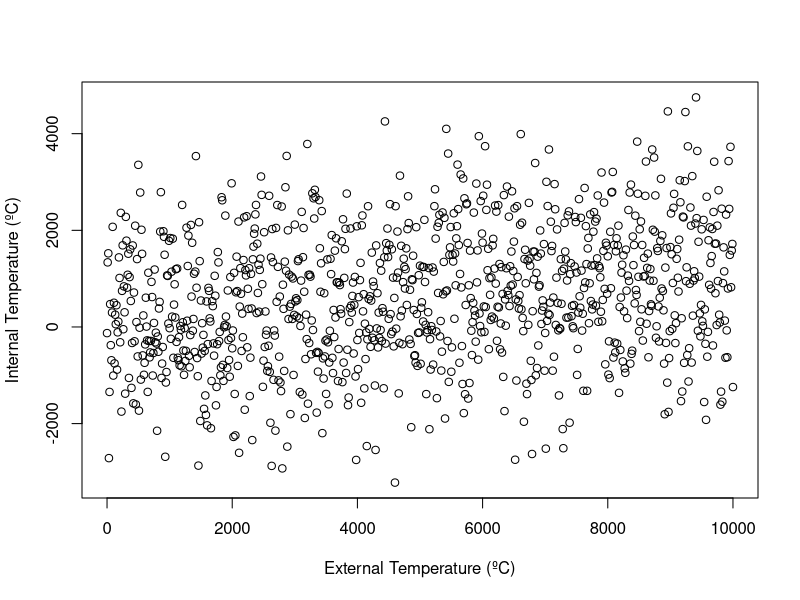
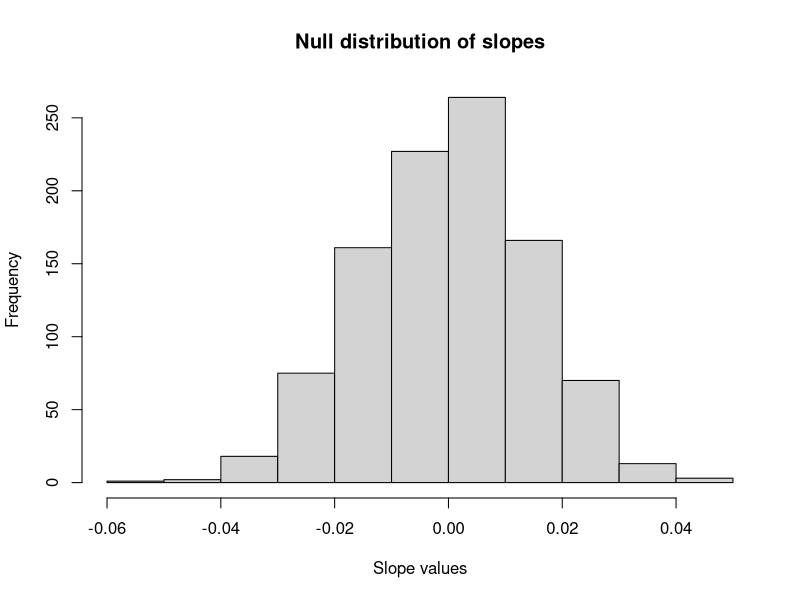
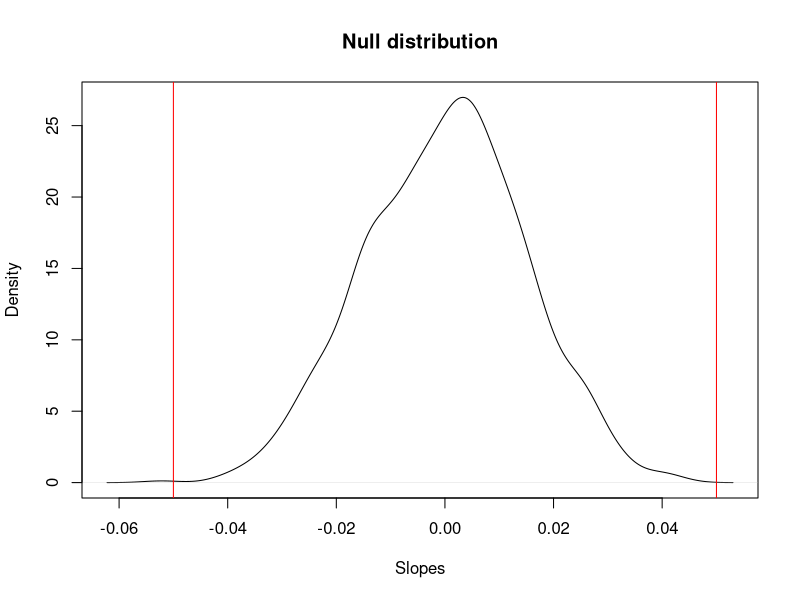
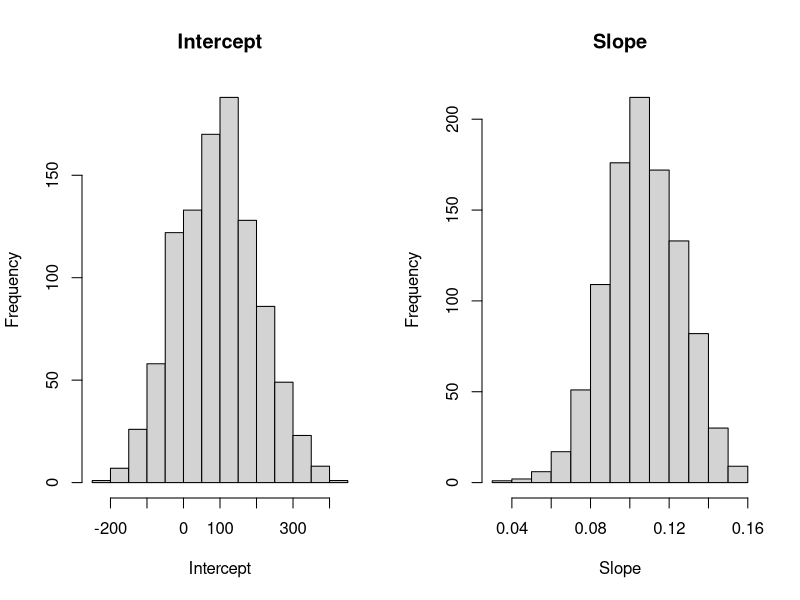
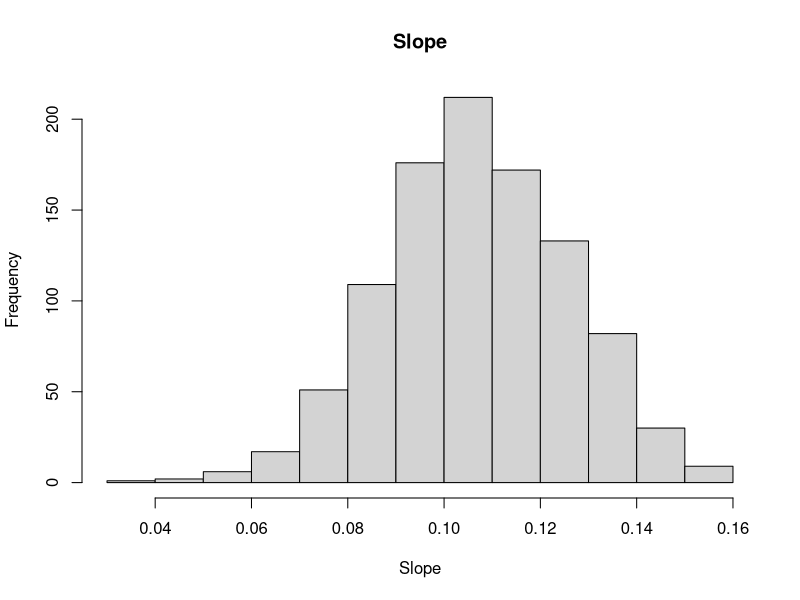
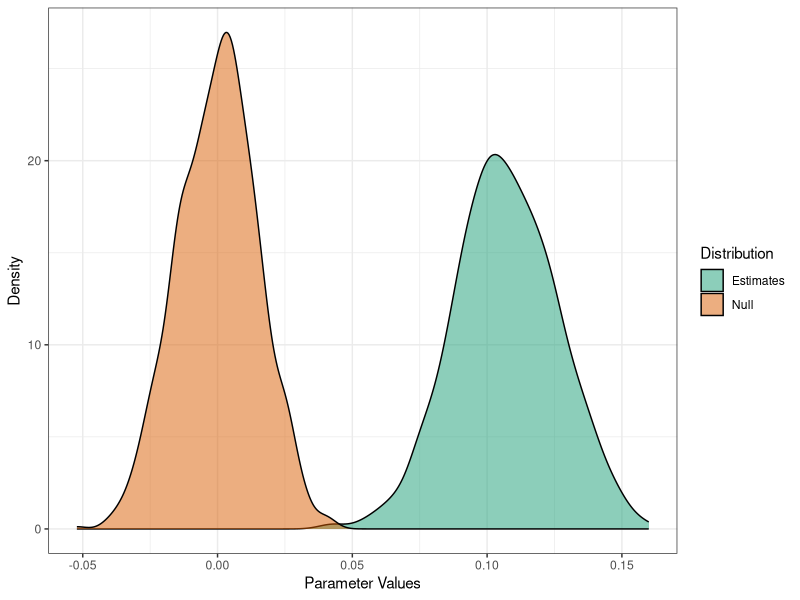

Here is the R script that generated these plots, in order:
library(ggplot2)

# True value of the parameter to create simulations
true_slope <- 0.1

# Create predictor variable: external temperature
external_temp <- seq(from = 0, to = 10000, by = 10)

# Create response variable: internal temperature
internal_temp <- (true_slope * (external_temp + 1000)) + rnorm(n = length(external_temp), 0, 1300)

# Plot
plot(internal_temp ~ external_temp, ylab = "Internal Temperature (ºC)", xlab = "External Temperature (ºC)")

# Linear model
regression_model <- summary(lm(internal_temp ~ external_temp))
regression_model  # observe that the effect is very close to the true_slope

# Combine variables into a data frame
data_frame_temp <- cbind.data.frame(external_temp, internal_temp)
summary(data_frame_temp)

# P-value will be calculated with 1000 iterations
iterations <- seq(1, 1000)

# Object for the calculated slope values
random_slopes <- cbind.data.frame(slopes = NA)

set.seed(123)  # Reproducibility

# For each iteration, shuffle the values of y and x
for (i in 1:length(iterations)) {
  shuffled_y = data_frame_temp[sample(1:nrow(data_frame_temp), replace = TRUE), ]$internal_temp
  shuffled_x = data_frame_temp[sample(1:nrow(data_frame_temp), replace = TRUE), ]$external_temp

  # Each row of random_slopes receives the value of b1 (slope) from a regression based on shuffled data
  random_slopes[i, 1] = coef(lm(shuffled_y ~ shuffled_x))[2]  # Model with shuffled x and y
}

head(random_slopes)
summary(random_slopes)

hist(random_slopes$slopes, main = "Null distribution of slopes", xlab = "Slope values")
abline(v = coef(lm(internal_temp ~ external_temp))[2], col = "red")

mean_slopes <- mean(random_slopes[, 1])
mean_slopes  # Mean of the null distribution of slopes
sd_slopes <- sd(random_slopes[, 1])
sd_slopes  # Standard deviation of the null distribution of slopes

pdf_value <- dnorm(coef(regression_model)[2], mean = mean_slopes, sd = sd_slopes)
pdf_value  # If it is very small, the estimated value by the regression is unlikely in the null distribution

pdf_null <- dnorm(0, mean = mean_slopes, sd = sd_slopes)
pdf_null

# Compare the two
pdf_value
pdf_null

# The probability density value to obtain 0 in the null distribution is much larger
# than obtaining the slope value calculated by the regression
# Remember that they are relative probabilities and can only be compared to each other

# # P-value

# It is the probability (area under the curve) in this null distribution of obtaining a value greater or equal a given computed statistic.
 
# Area under the curve is calculated by integrals. The function is the probability density function of
# the normal distribution (dnorm)
# Mean and sd determine the parameters of this normal distribution (dnorm).
# We will use the mean and sd parameters of the null distribution of parameters, since
# we are interested in knowing the probability of obtaining the parameters
# of the regression when the null hypothesis is true.

# In this case, we are calculating the probability (area under the curve) of obtaining a
# parameter equal (lower) or greater (upper) than that estimated by the regression
print(integrate(dnorm, mean = mean_slopes, sd = sd_slopes, lower = coef(regression_model)[2], upper = Inf))
# upper = infinity

# The pnorm function calculates this probability without needing integrals.
# The values are very similar
print(pnorm(coef(regression_model)[2], mean = mean_slopes, sd = sd_slopes, lower.tail = FALSE))
# lower.tail = FALSE means that it will be equal to or greater than coef(regression_model)[2]

# Here we calculate the probability of obtaining a parameter equal to or smaller than the
# parameter estimated by the regression
print(integrate(dnorm, mean = mean_slopes, sd = sd_slopes, lower = -Inf, upper = coef(regression_model)[2]))

print(pnorm(coef(regression_model)[2], mean = mean_slopes, sd = sd_slopes, lower.tail = TRUE))

# The first case, equal to or greater, is a one-sided test to the left, and the second case,
# equal to or smaller, is a one-sided test to the left

# To know the probability of obtaining a parameter greater or smaller
# (i.e., different from 0 on the right OR left)...
# than the estimated by the regression under the null hypothesis:
# add the probabilities, as it can be greater OR smaller
# but one of them must be inverted.
# I inverted the parameter that calculates the lower tail since the estimated parameter was positive

print(pnorm(coef(regression_model)[2], mean = mean_slopes, sd = sd_slopes, lower.tail = FALSE) + 
    pnorm(-coef(regression_model)[2], mean = mean_slopes, sd = sd_slopes, lower.tail = TRUE))

# Assuming that the value of slope estimated by the regression is 0.5,
# calculate the probability (area under the curve)
# of estimating this value when the null hypothesis is true
# the probabilities are what is to the right of the red line for one-sided tests to the right
# what is to the left of the red line for one-sided tests to the left
# and the sum of these areas for two-sided tests

plot(density(random_slopes[, 1]), main = "Null distribution", xlab = "Slopes")
abline(v = 0.05, col = "red")
abline(v = -0.05, col = "red")

# In summary: the p-value is the area under the curve (probability) of a null distribution
# the area is calculated according to the parameters estimated by the test (in this case, the regression)
# in this way, we calculate the probality of obtaining the test parameters when the null hypothesis is true

# If the slope value estimated by the regression is close to 0, it will have a high probability of occurring in the null distribution


# # Confidence interval
# It can be said to be the opposite of the p-value

# Function to calculate the slope in a regression from successive...
# random (with replacement) samplings of data (randomizations)
# there is no shuffling, that is, the relationships, if they exist, are maintained

f <- function () {
    fit <- lm(internal_temp ~ external_temp, data = data_frame_temp,
             subset = sample(nrow(data_frame_temp), 600, replace = TRUE))  # Resampling 600 observations
    coef(fit)
}

# Data frame with the parameters calculated in each iteration
z <- t(replicate(1000, f()))  # 1000 iterations
head(z)
dim(z)

par(mfrow = c(1, 2))
hist(z[, 1], main = "Intercept", xlab = "Intercept")
hist(z[, 2], main = "Slope", xlab = "Slope")

dev.off()

hist(z[, 2], main = "Slope", xlab = "Slope")

# Mean and standard deviation of the slopes in the distribution of estimates
mean_slopes_ci <<- mean(z[, 2])
sd_slopes_ci <<- sd(z[, 2])  # Standard error

mean_slopes_ci

pdf_val_ci <- dnorm(0, mean = mean_slopes_ci, sd = sd_slopes_ci)
pdf_val_ci

pdf_null_ci <- dnorm(true_slope, mean = mean_slopes_ci, sd = sd_slopes_ci)
pdf_null_ci

# Observe that the likelihood of observing 0 is very small compared to...
# ... the probability of observing the true parameter value

# What is the probability (area under the curve)...
# ... of the parameter being less than zero in the distribution of estimated parameters?

print(integrate(dnorm, mean = mean_slopes_ci, sd = sd_slopes_ci, lower = -Inf, upper = 0))

print(pnorm(0, mean = mean_slopes_ci, sd = sd_slopes_ci, lower.tail = TRUE))

# What is the probability (area under the curve)...
# ... of the parameter being greater than zero in the distribution of estimated parameters?

print(integrate(dnorm, mean = mean_slopes_ci, sd = sd_slopes_ci, lower = 0, upper = Inf))

print(pnorm(0, mean = mean_slopes_ci, sd = sd_slopes_ci, lower.tail = FALSE))

# the 95% range is obtained by the 0.025 (lower bound) and 0.975 (upper bound) percentiles values
# so, if zero is contained in the 95% range we don't reject the null hypothesis, 
# otherwise, the computed CI is 95% confident that the statistic is different from 0 (i.e. no effetct - null hypothesis)

# therefore, with the resamplings we obtained a distribution of paremeters values and using threshold values and percentiles we can obtain
# the range of 95% values, which are the lower and upper bounds of the CI. 
# Note that the confidence level can by any (90%, 99% etc).


df_hist <- rbind.data.frame(cbind.data.frame(slopes = z[, 2], type = "CI"),
                           cbind.data.frame(slopes = random_slopes$slopes, type = "pval"))

ggplot(df_hist) + theme_bw() +
  geom_density(aes(x = slopes, fill = type), alpha = 0.5) +
  labs(x = "Parameter Values", y = "Density", fill = "Distribution") +
  scale_fill_brewer(palette = "Dark2", labels = c("Estimates", "Null"))
